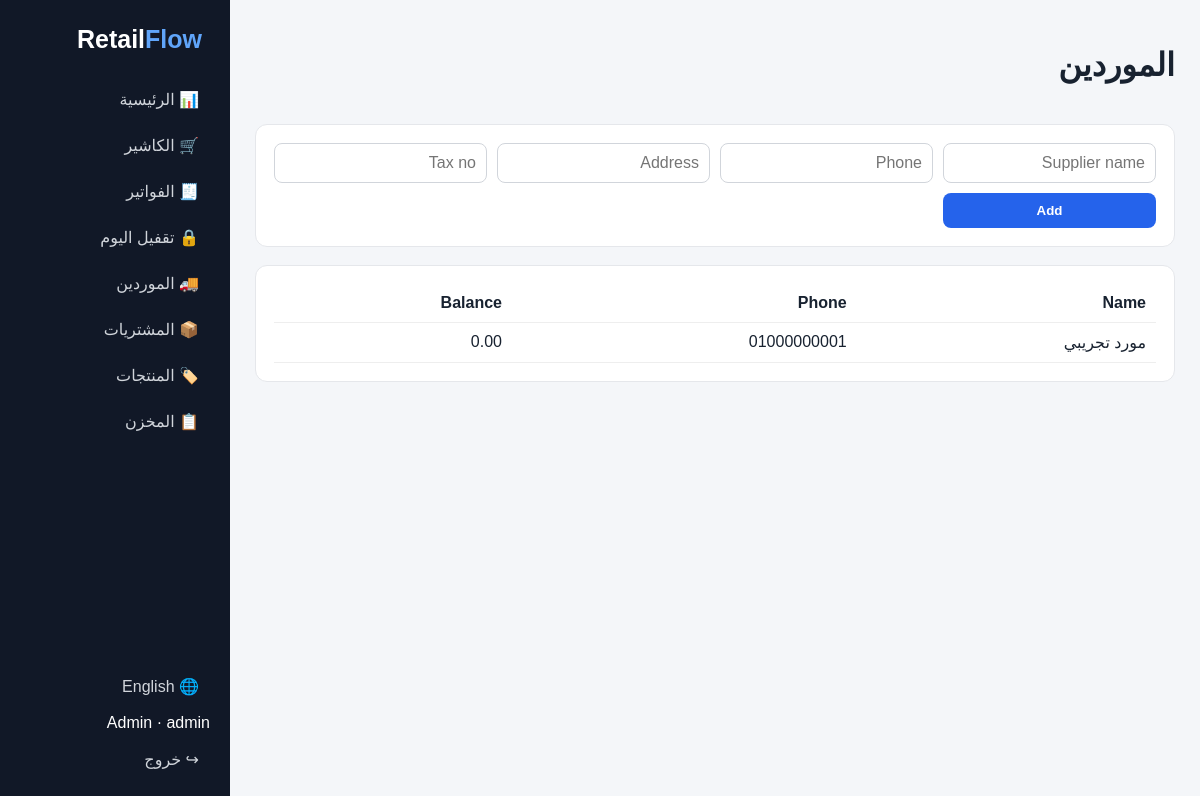
Page /suppliers.php (signed in) on the committed database.
### tables this page shows
CREATE TABLE suppliers(id INT UNSIGNED AUTO_INCREMENT PRIMARY KEY,name VARCHAR(160),phone VARCHAR(40),address VARCHAR(255),tax_no VARCHAR(80),balance DECIMAL(14,2) DEFAULT 0);

### config/config.php (called while the page is built, shortened)
<?php
function e($v){return htmlspecialchars((string)$v,ENT_QUOTES,"UTF-8");} function redirect($u){header("Location: $u");exit;}
function lang(){return ($_SESSION["lang"]??"ar")==="en"?"en":"ar";} function t($ar,$en){return lang()==="ar"?$ar:$en;}

### public/suppliers.php (the view)
<?php require_once __DIR__."/../config/auth.php";require_role(["admin"]);$pdo=db();if($_SERVER["REQUEST_METHOD"]==="POST"){check_csrf($_POST["csrf"]??"");$pdo->prepare("INSERT INTO suppliers(name,phone,address,tax_no) VALUES(?,?,?,?)")->execute([$_POST["name"],$_POST["phone"],$_POST["address"],$_POST["tax_no"]]);$_SESSION["flash"]=["type"=>"ok","msg"=>"Supplier added."];redirect("suppliers.php");}$rows=$pdo->query("SELECT * FROM suppliers ORDER BY id DESC")->fetchAll();include __DIR__."/partials/header.php";?><header><h1><?=t("الموردين","Suppliers")?></h1></header><div class="card"><form method="post" class="form"><input type="hidden" name="csrf" value="<?=e(csrf())?>"><input name="name" placeholder="Supplier name" required><input name="phone" placeholder="Phone"><input name="address" placeholder="Address"><input name="tax_no" placeholder="Tax no"><button class="btn primary">Add</button></form></div><div class="card"><table><tr><th>Name</th><th>Phone</th><th>Balance</th></tr><?php foreach($rows as $r):?><tr><td><?=e($r["name"])?></td><td><?=e($r["phone"])?></td><td><?=number_format($r["balance"],2)?></td></tr><?php endforeach;?></table></div><?php include __DIR__."/partials/footer.php";?>

### public/assets/app.css (style rules this page uses)
* { box-sizing:border-box }
body { margin:0;font-family:Arial,Tahoma,sans-serif;background:#f4f6f9;color:#182230 }
header { display:flex;justify-content:space-between;align-items:center;margin-bottom:18px }
.card,.stats>div { background:#fff;border:1px solid #e5e7eb;border-radius:12px;padding:18px;margin-bottom:18px }
.btn { border:0;border-radius:8px;padding:10px 15px;cursor:pointer;text-decoration:none;background:#e5e7eb;color:#111;font-weight:700 }
.primary { background:#2563eb;color:#fff }
.form { display:grid;grid-template-columns:repeat(4,1fr);gap:10px }
.form input,.form select,form input,form select { padding:10px;border:1px solid #d1d5db;border-radius:8px;width:100%;font:inherit }
table { width:100%;border-collapse:collapse }
th,td { padding:10px;border-bottom:1px solid #eee;text-align:start }

### rows in the picture
suppliers: name "مورد تجريبي", phone "01000000001", balance "0.00"

### other values in the picture
t("الرئيسية","Dashboard") "الرئيسية"
t("الكاشير","POS") "الكاشير"
t("الفواتير","Invoices") "الفواتير"
t("تقفيل اليوم","Day Closing") "تقفيل اليوم"
t("الموردين","Suppliers") "الموردين"
t("المشتريات","Purchases") "المشتريات"
t("المنتجات","Products") "المنتجات"
t("المخزن","Stock") "المخزن"
user()["name"] "Admin"
$role "admin"
t("خروج","Logout") "خروج"
